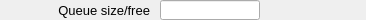
    <widget class="PyDMFrame" name="composite_1">
      <property name="geometry">
        <rect>
          <x>7</x>
          <y>204</y>
          <width>366</width>
          <height>20</height>
        </rect>
      </property>
      <widget class="QLabel" name="text_18">
        <property name="geometry">
          <rect>
            <x>0</x>
            <y>0</y>
            <width>150</width>
            <height>20</height>
          </rect>
        </property>
        <property name="text">
          <string>Queue size/free</string>
        </property>
        <property name="font" stdset="0">
          <font>
            <pointsize>10</pointsize>
          </font>
        </property>
        <property name="brush" stdset="0">
          <brush brushstyle="SolidPattern">
            <color alpha="255">
              <red>0</red>
              <green>0</green>
              <blue>0</blue>
            </color>
          </brush>
        </property>
        <property name="toolTip">
          <string>text_18</string>
        </property>
        <property name="alignment">
          <set>Qt::AlignRight|Qt::AlignTrailing|Qt::AlignVCenter</set>
        </property>
        <property name="styleSheet">
          <string notr="true">QLabel#text_18 {
  color: rgb(0, 0, 0);
  }</string>
        </property>
      </widget>
      <widget class="PyDMLabel" name="text_update_19">
        <property name="geometry">
          <rect>
            <x>266</x>
            <y>0</y>
            <width>100</width>
            <height>18</height>
          </rect>
        </property>
        <property name="toolTip">
          <string>PV: ${prefix}QueueFree</string>
        </property>
        <property name="channel" stdset="0">
          <string>ca://${prefix}QueueFree</string>
        </property>
        <property name="font" stdset="0">
          <font>
            <pointsize>10</pointsize>
          </font>
        </property>
        <property name="alignment">
          <set>Qt::AlignLeading|Qt::AlignLeft|Qt::AlignVCenter</set>
        </property>
        <property name="textInteractionFlags">
          <set>Qt::TextSelectableByKeyboard|Qt::TextSelectableByMouse</set>
        </property>
        <property name="styleSheet">
          <string notr="true">PyDMLabel#text_update_19 {
  color: rgb(10, 0, 184);
  background-color: rgb(70, 70, 70);
  }</string>
        </property>
      </widget>
      <widget class="PyDMLineEdit" name="text_entry_3">
        <property name="geometry">
          <rect>
            <x>160</x>
            <y>0</y>
            <width>100</width>
            <height>20</height>
          </rect>
        </property>
        <property name="channel" stdset="0">
          <string>ca://${prefix}QueueSize</string>
        </property>
        <property name="toolTip">
          <string>${prefix}QueueSize</string>
        </property>
        <property name="font" stdset="0">
          <font>
            <pointsize>10</pointsize>
          </font>
        </property>
        <property name="styleSheet">
          <string notr="true">PyDMLineEdit#text_entry_3 {
  color: rgb(0, 0, 0);
  background-color: rgb(115, 223, 255);
  border: 1px solid black;
  margin: 0px;
  padding: 0px;
  spacing: 0px;
  }</string>
        </property>
      </widget>
    </widget>
